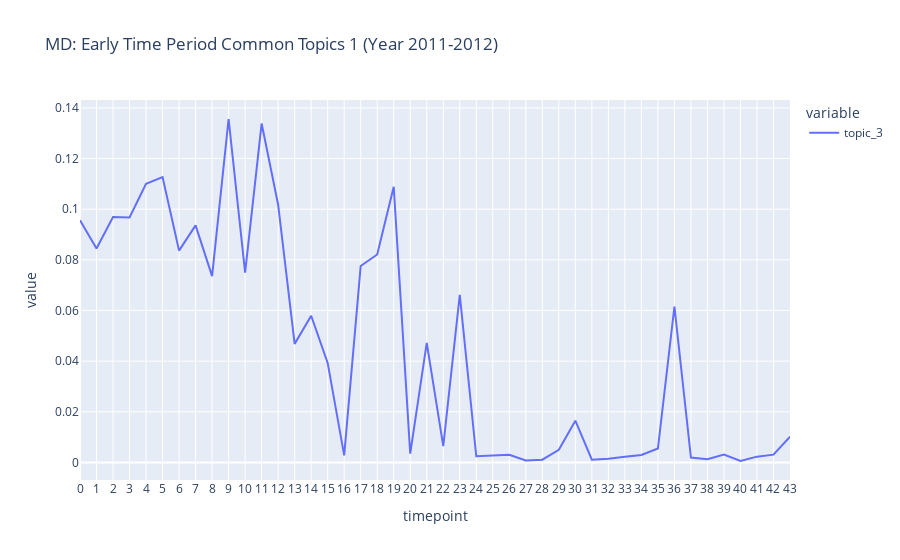

Source (notebook cell):
### Markdown cell above
## MD: Early Time Period Common Topics 1 (Year 2011-2012)

### Code cell
fig = px.line(md_dtm_td, x="timepoint", y=['topic_3'],
              title='MD: Early Time Period Common Topics 1 (Year 2011-2012)')
fig.update_xaxes(
    dtick="M1",
    tickformat="%b %d",
    ticklabelmode="period")
fig.show()

### Figure 1 — Plotly figure (JSON) as saved in the notebook; plotly's stock layout.template omitted (floating-point values rounded to 4 significant figures)
{"data": [{"hovertemplate": "variable=topic_3<br>timepoint=%{x}<br>value=%{y}<extra></extra>", "legendgroup": "topic_3", "line": {"color": "#636efa", "dash": "solid"}, "marker": {"symbol": "circle"}, "mode": "lines", "name": "topic_3", "orientation": "v", "showlegend": true, "type": "scatter", "x": [0, 1, 2, 3, 4, 5, 6, 7, 8, 9, 10, 11, 12, 13, 14, 15, 16, 17, 18, 19, 20, 21, 22, 23, 24, 25, 26, 27, 28, 29, 30, 31, 32, 33, 34, 35, 36, 37, 38, 39, 40, 41, 42, 43], "xaxis": "x", "y": [0.09567, 0.08446, 0.09688, 0.09672, 0.11, 0.1127, 0.08364, 0.0936, 0.07355, 0.1356, 0.07499, 0.1338, 0.1018, 0.04681, 0.05793, 0.03929, 0.002762, 0.07756, 0.08212, 0.1089, 0.003452, 0.0472, 0.00646, 0.06622, 0.002427, 0.002658, 0.002994, 0.0007348, 0.001068, 0.004984, 0.01646, 0.001095, 0.00143, 0.002223, 0.00291, 0.00548, 0.06157, 0.001888, 0.001283, 0.003079, 0.0005548, 0.002274, 0.003054, 0.01011], "yaxis": "y"}], "layout": {"legend": {"title": {"text": "variable"}, "tracegroupgap": 0}, "title": {"text": "MD: Early Time Period Common Topics 1 (Year 2011-2012)"}, "xaxis": {"anchor": "y", "domain": [0, 1], "dtick": "M1", "tickformat": "%b %d", "ticklabelmode": "period", "title": {"text": "timepoint"}}, "yaxis": {"anchor": "x", "domain": [0, 1], "title": {"text": "value"}}}}
